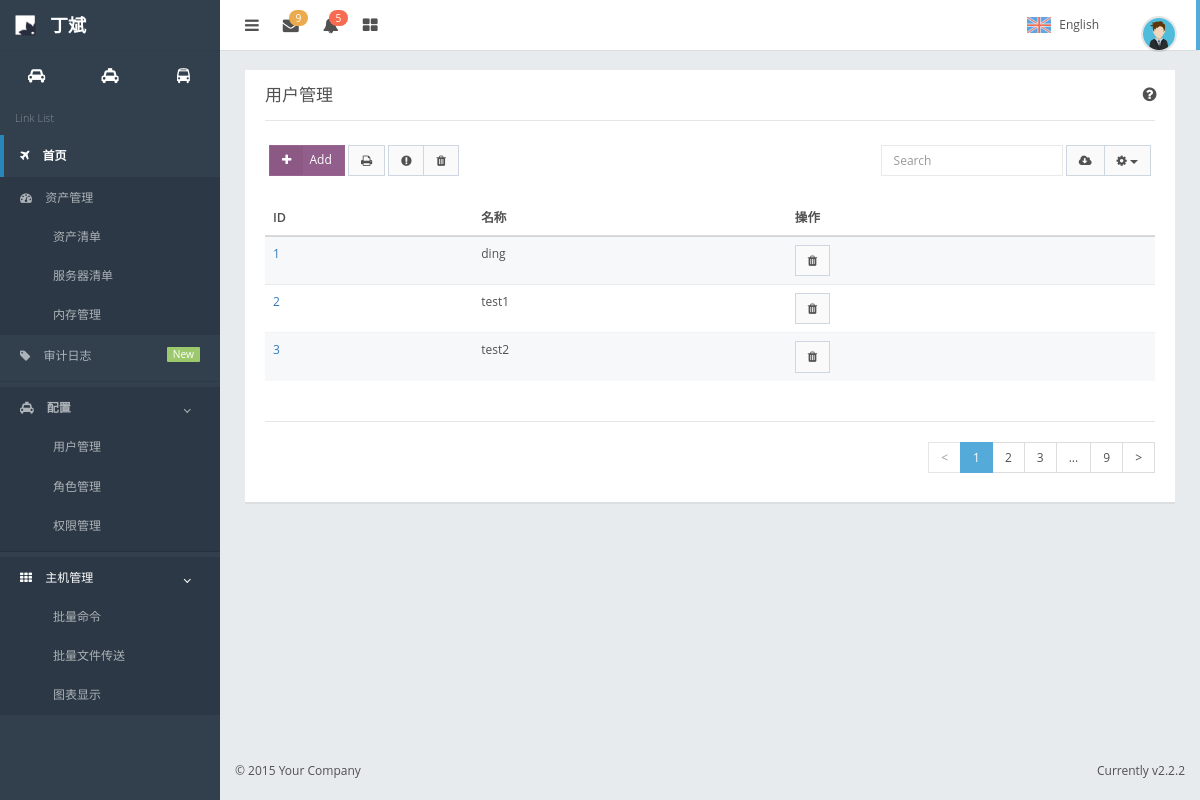
The app's page /rbac/account/, older data.
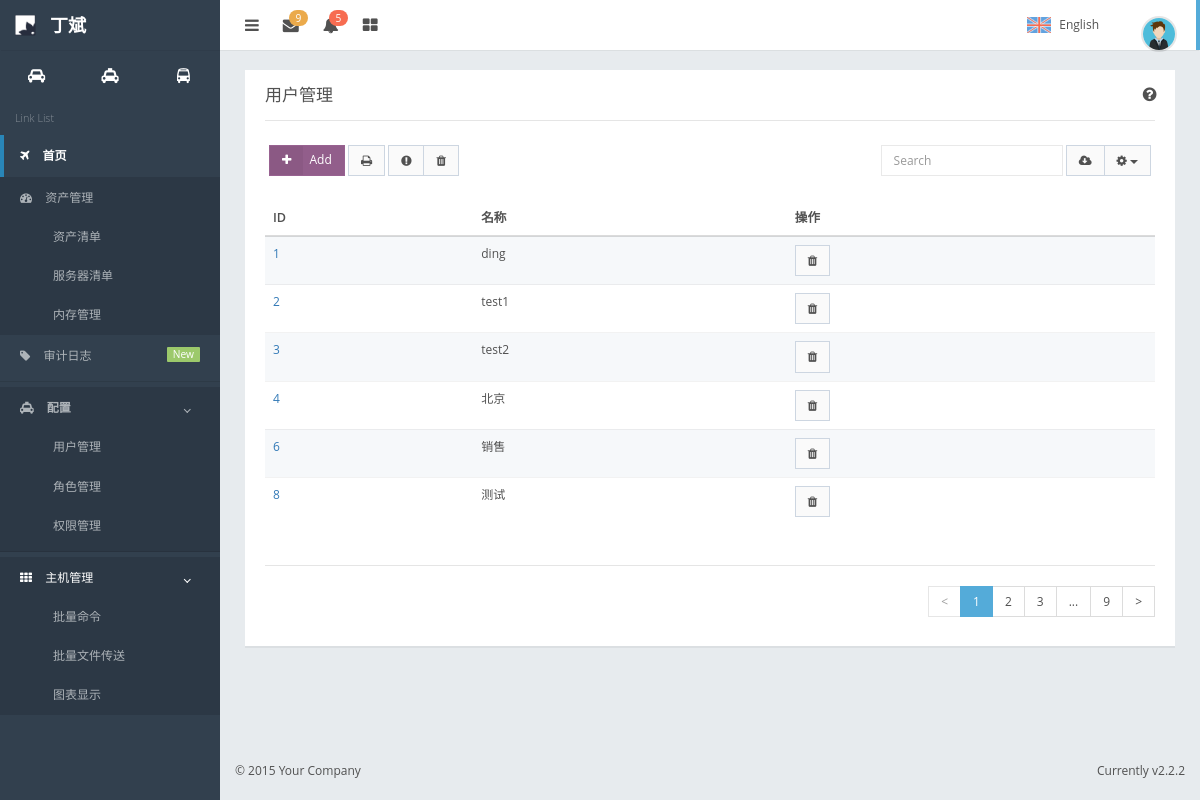
The same page, newer data.
### rbac/models.py (models this page shows, shortened)
class User(models.Model):
    name = models.CharField(max_length=21)
    pwd = models.CharField(max_length=32)
    role = models.ManyToManyField(to="Role")
    class Meta:
        verbose_name_plural = "用户表"

### rbac/views.py (the view)
# urls.py: re_path('account/$',views.account,name='account'),
def account(request):
    acc_obj = models.User.objects.all()
    return render(request,'rbac/account.html',{'acc_obj':acc_obj})

### templates/rbac/account.html (shortened to what this page needs)
{% extends 'index.html' %}
{% block page-content %}
    <div class="panel">
        <div class="panel-heading">
            <div class="panel-control">
                <a class="fa fa-question-circle fa-lg fa-fw unselectable add-tooltip" href="#"
                   data-original-title="<h4 class='text-thin'>Information</h4><p style='width:150px'>This is an information bubble to help the user.</p>"
                   data-html="true" title=""></a>
            </div>
            <h3 class="panel-title">用户管理</h3>
        </div>
        <div class="panel-body">
            <div class="pad-btm form-inline">
                <div class="row">
                    <div class="col-sm-6 table-toolbar-left">
                        <a href="{% url "accountadd" %}"> <button class="btn btn-purple btn-labeled fa fa-plus" id="demo-btn-addrow">Add</button></a>
                        <button class="btn btn-default"><i class="fa fa-print"></i></button>
                        <div class="btn-group">
                            <button class="btn btn-default"><i class="fa fa-exclamation-circle"></i></button>
                            <button class="btn btn-default"><i class="fa fa-trash"></i></button>
                        </div>
                    </div>
                    <div class="col-sm-6 table-toolbar-right">
                        <div class="form-group">
                            <input type="text" autocomplete="off" class="form-control" placeholder="Search"
                                   id="demo-input-search2">
                        </div>
                        <div class="btn-group">
                            <button class="btn btn-default"><i class="fa fa fa-cloud-download"></i></button>
                            <div class="btn-group">
                                <button class="btn btn-default dropdown-toggle" data-toggle="dropdown">
                                    <i class="fa fa-cog"></i>
                                    <span class="caret"></span>
                                </button>
                            </div>
                        </div>
                    </div>
                </div>
            </div>
            <div class="table-responsive">
                <table class="table table-striped">
                    <thead>
                    <tr>
                        <th>ID</th>
                        <th>名称</th>
                        <th>操作</th>
                    </tr>
                    </thead>
                    <tbody>
                    {% for list in acc_obj %}
                        <tr>
                            <td><a href="#" class="btn-link" name="id"> {{ list.id}}</a></td>
                            <td>{{ list.name }}</td>
                            <td><a href="{% url "account-delete" list.id %}"><button  class="btn btn-default"><i class="fa fa-trash"></i></button></a></td>
                        </tr>
                    {% endfor %}
                    </tbody>
                </table>
            </div>
            <hr>
            <div class="pull-right">
                <ul class="pagination text-nowrap mar-no">
                    <li class="page-pre disabled">
                        <a href="#">&lt;</a>
                    </li>
                    <li class="page-number active">
                        <span>1</span>
                    </li>
                    <li class="page-number">
                        <a href="#">2</a>
                    </li>
                    <li class="page-number">
                        <a href="#">3</a>
                    </li>
                    <li>
                        <span>...</span>
                    </li>
                    <li class="page-number">
                        <a href="#">9</a>
                    </li>
                    <li class="page-next">
                        <a href="#">&gt;</a>
                    </li>
                </ul>
            </div>
        </div>
    </div>
{% endblock %}

Row changes from the older to the newer data that the page shows:
added User: id "4", name "北京"
added User: id "6", name "销售"
added User: id "8", name "测试"
